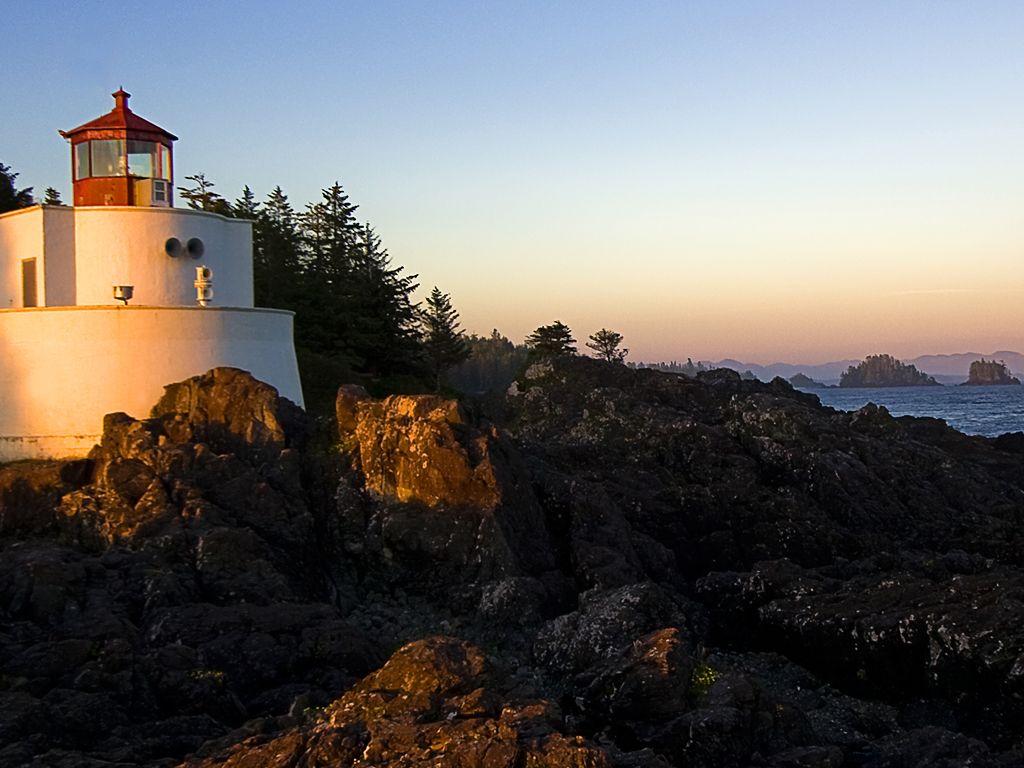
%> input picture 5-7/Lighthouse.jpg, 1024 x 768 px
$ octave 5-7.m   (GNU Octave 9; MATLAB toolbox functions it lacks are replaced by stand-ins)
%> lines starting %> are read from the running program, lines starting %| are printed output that depends on the picture
f=imread('Lighthouse.jpg');
%> f is the input picture: size 768x1024x3 uint8; mean R, G, B 104.2, 100.9, 98.4
f=rgb2gray(f);
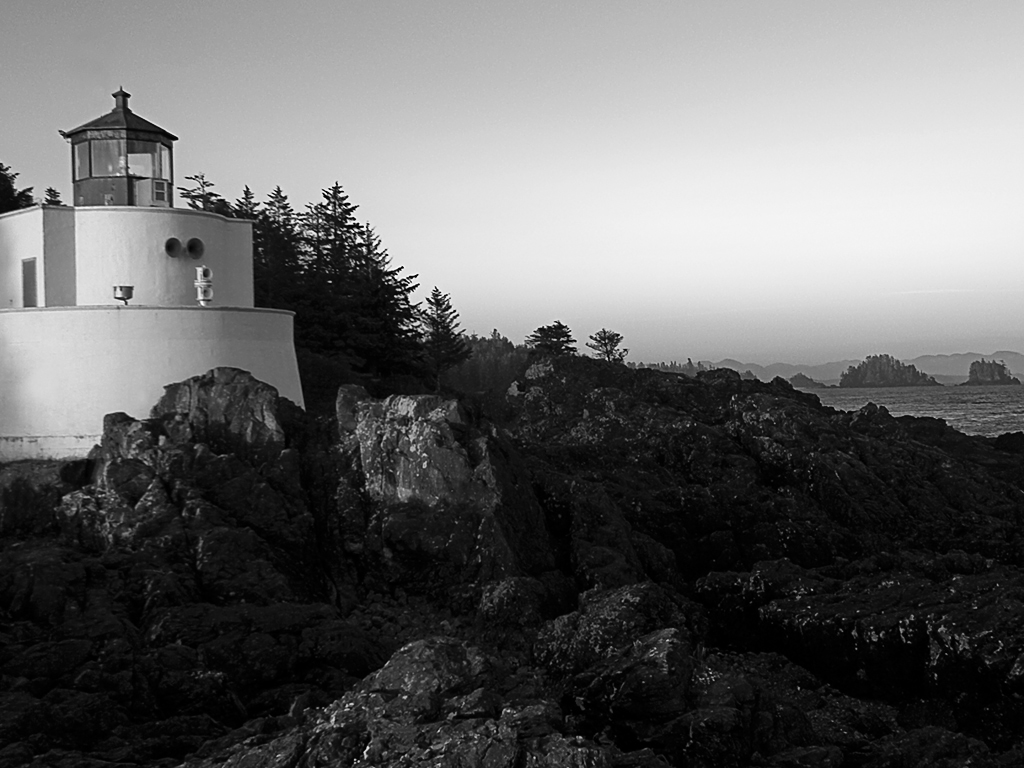
%> f: size 768x1024 uint8; min 0, max 255, mean 101.6
figure(1);imshow(f);title('origin');
g=imnoise(f,'salt & pepper',0.2);
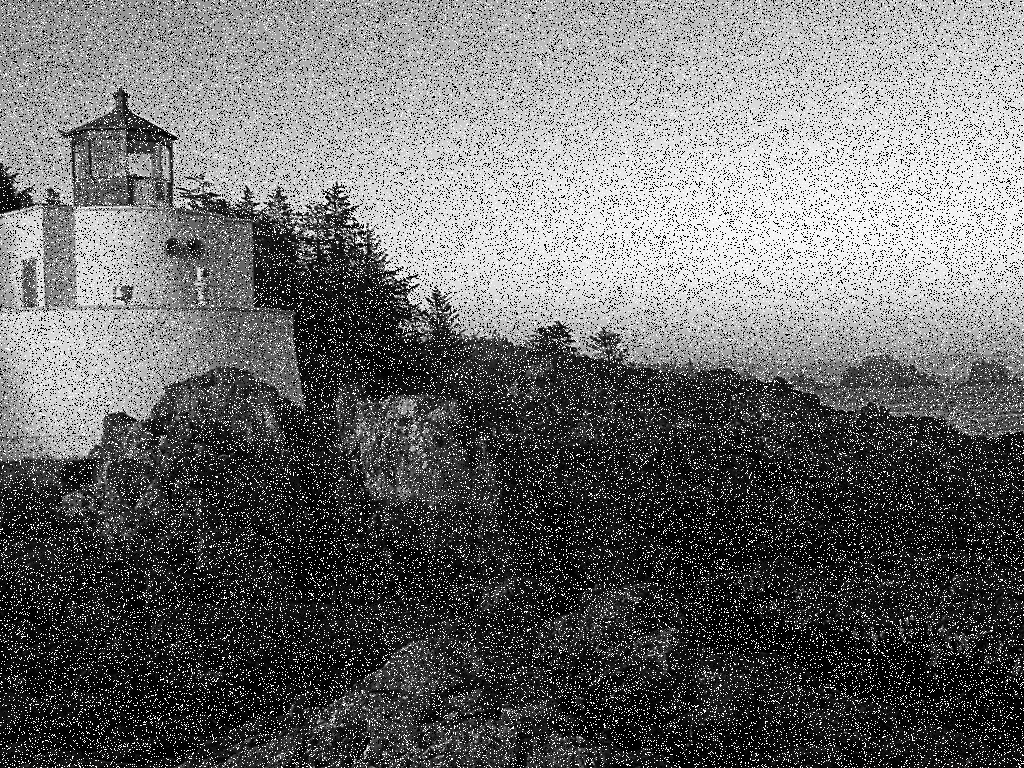
%> g: size 768x1024 uint8; min 0, max 255, mean 106.9
figure(2);imshow(g);title('salt&pepper');
g1=double(g)/255;
j1=medfilt2(g1,'symmetric');
figure(3);imshow(j1);title('中值滤波');
j2=ordfilt2(g1,median(1:3*3),ones(3,3),'symmetric');
figure(4);imshow(j2);title('中点滤波');
j3=ordfilt2(g1,1,ones(3,3));
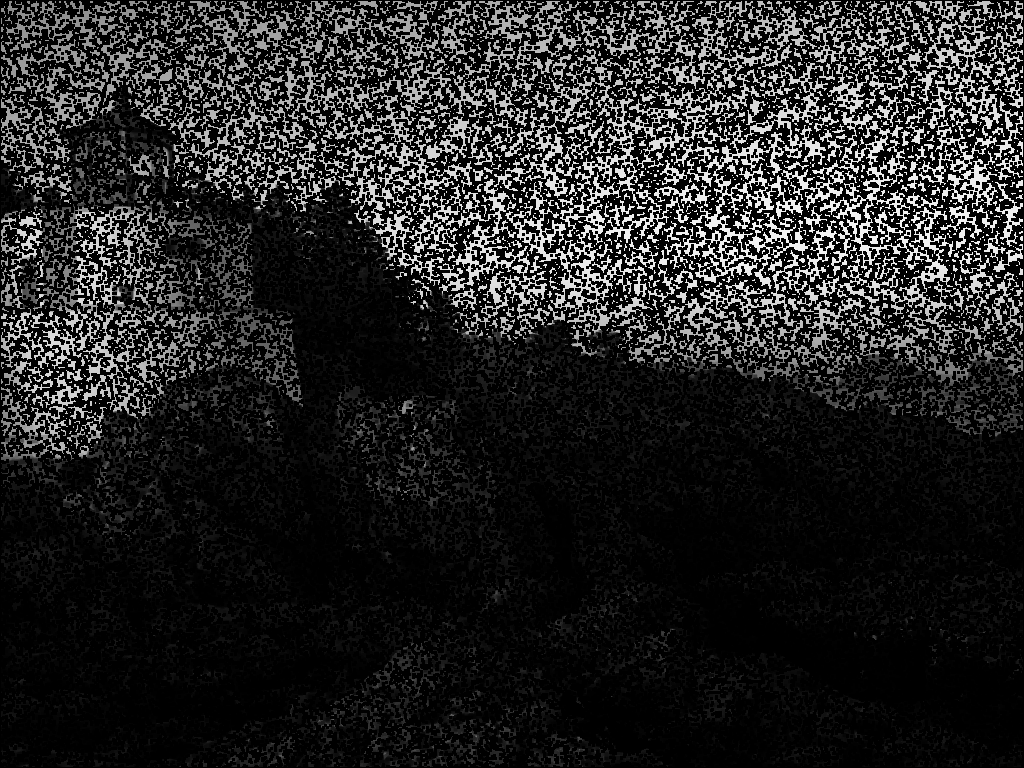
%> j3: size 768x1024 double; min 0, max 0.953, mean 0.143
figure(5);imshow(j3);title('最小值滤波图像');
j4=ordfilt2(g1,9,ones(3,3));
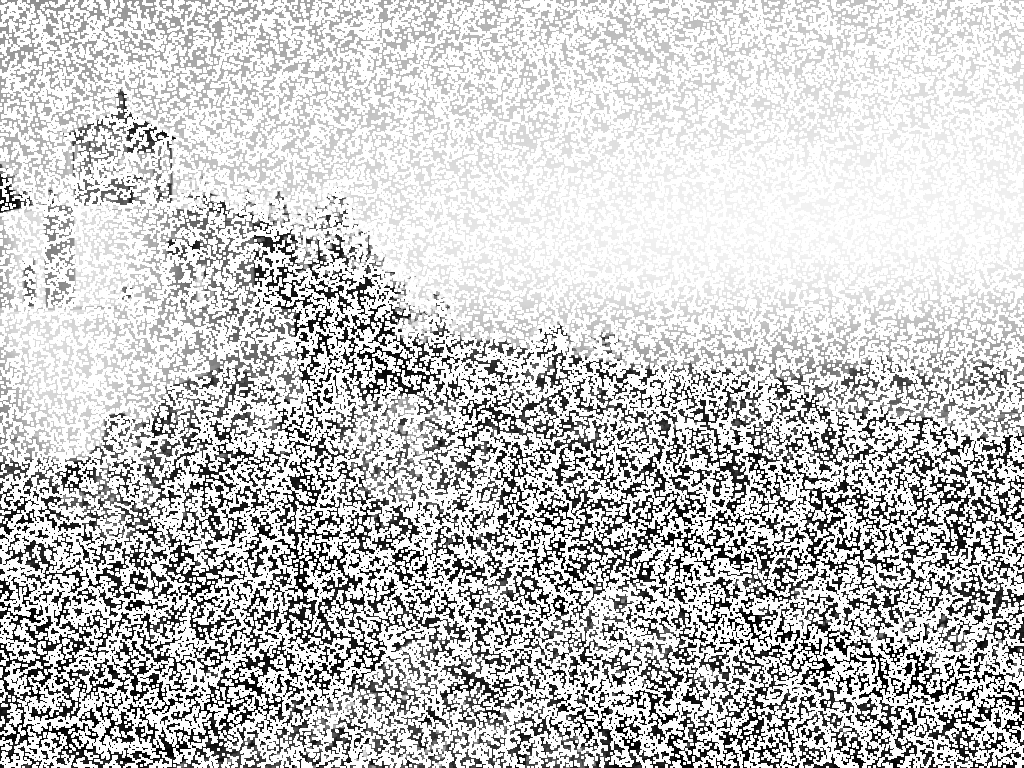
%> j4: size 768x1024 double; min 0, max 1, mean 0.78
figure(6);imshow(j4);title('最大滤波');

$ run again, with 5-7/1.jpg copied over 5-7/Lighthouse.jpg
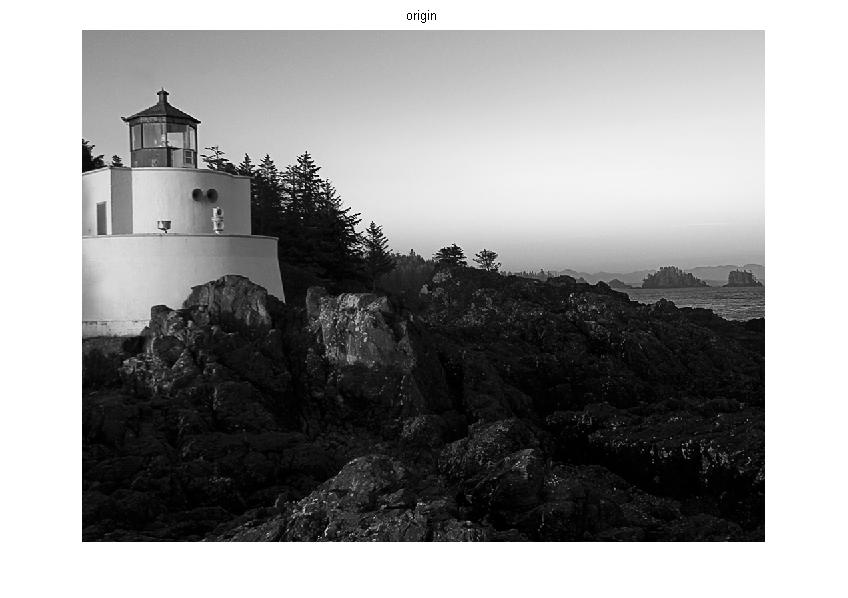
%> input picture 5-7/1.jpg, 848 x 598 px
%> f is the input picture: size 598x848x3 uint8; min 0, max 255, mean 149.2
%> f: size 598x848 uint8
%> `j3=ordfilt2(g1,1,ones(3,3));`:
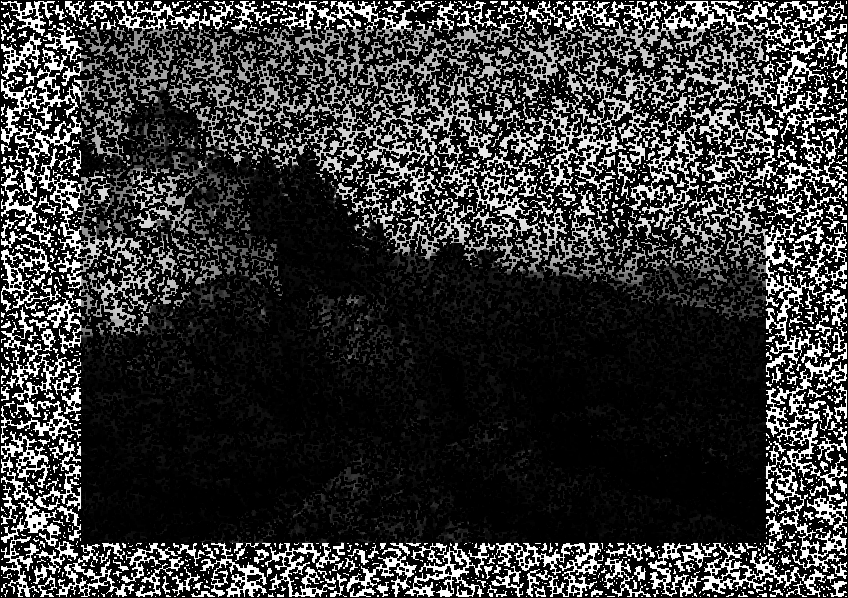
%> j3: size 598x848 double; min 0, max 1, mean 0.214
%> `j4=ordfilt2(g1,9,ones(3,3));`:
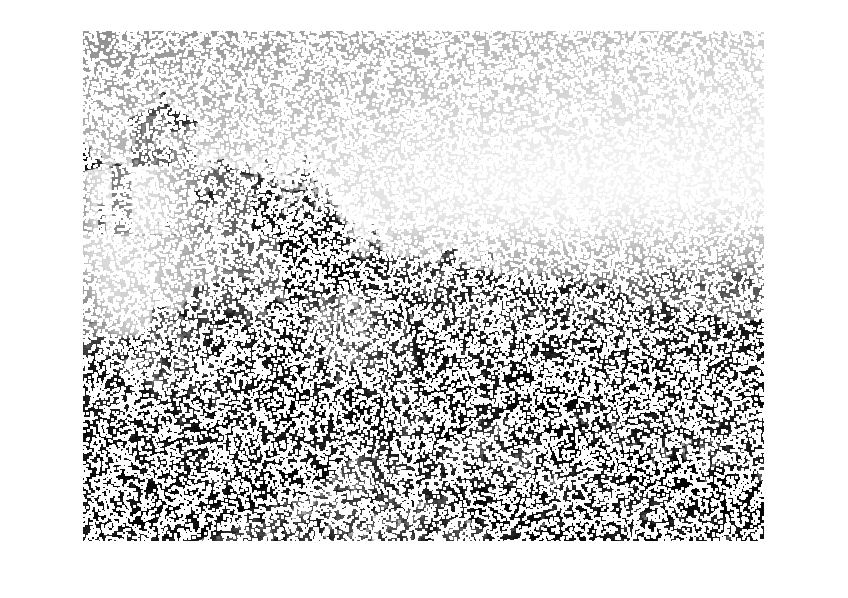
%> j4: size 598x848 double; min 0, max 1, mean 0.849
